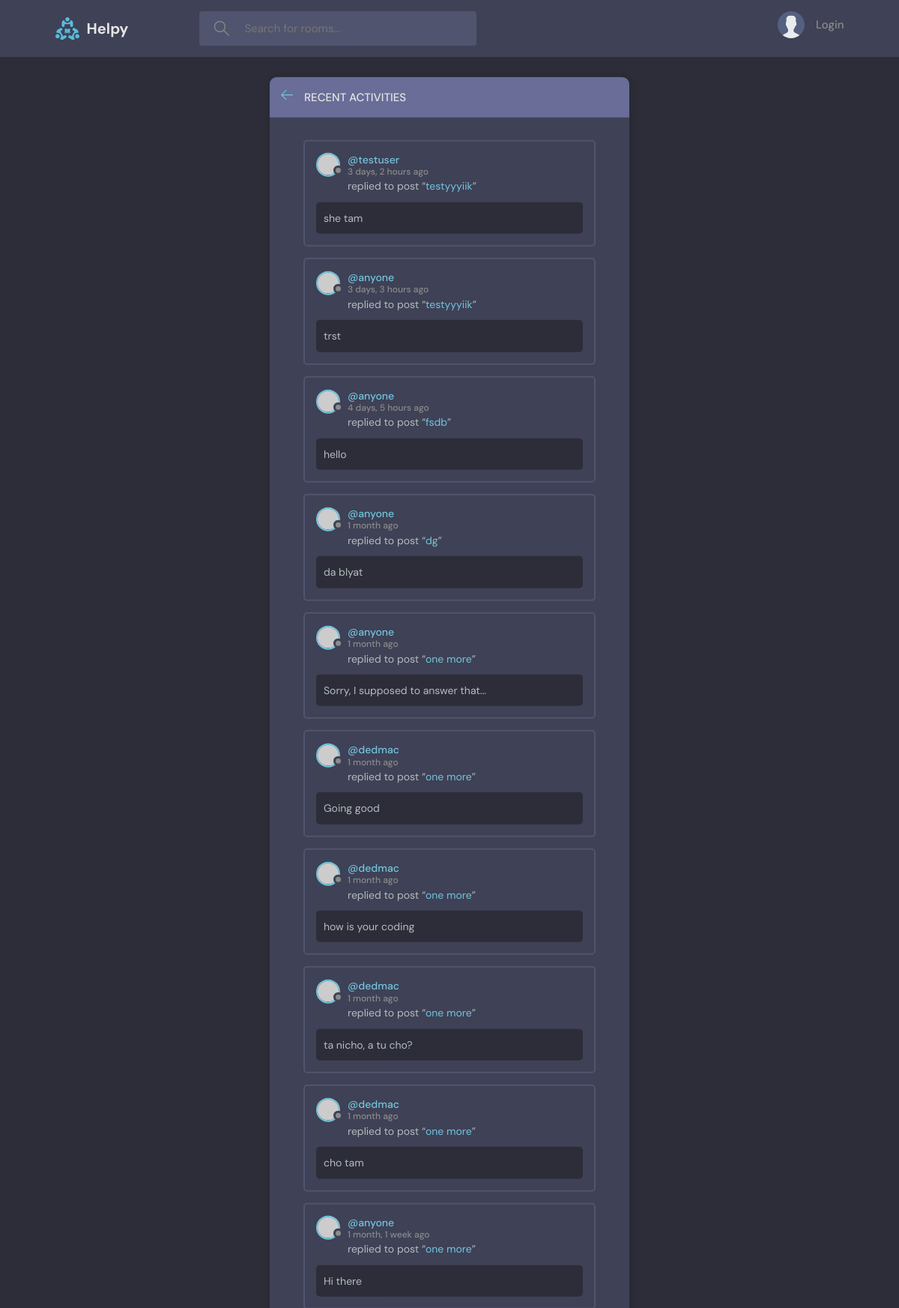
The page /rooms/activity/ on the database its author committed.
### rooms/models.py (models this page shows, shortened)
class Message(models.Model):
    user = models.ForeignKey(User, on_delete=models.CASCADE)
    room = models.ForeignKey(Room, on_delete=models.CASCADE)
    text = models.TextField()
    created = models.DateTimeField(auto_now=False, auto_now_add=True)
    updated = models.DateTimeField(auto_now=True, auto_now_add=False)
    def __str__(self):
        return self.text[:50]

class Room(models.Model):
    host = models.ForeignKey(User, on_delete=models.SET_NULL, null=True)
    name = models.CharField(max_length=200)
    topic = models.ForeignKey(Topic, on_delete=models.SET_NULL, null=True)
    description = models.TextField(null=True, blank=True)
    participants = models.ManyToManyField(User, related_name="participants")
    created = models.DateTimeField(auto_now=False, auto_now_add=True)
    updated = models.DateTimeField(auto_now=True, auto_now_add=False)
    def __str__(self) -> str:
        return self.name
    def get_absolute_url(self):
        return reverse("rooms-detail", kwargs={"pk": self.pk})
    class Meta:
        ordering = ["-updated", "-created"]

### rooms/views.py (the view)
# urls.py: path("activity/", views.activities_list_view, name="activity-list"),
def activities_list_view(request):
    q = request.GET.get("q") or ""
    messages = Message.objects.filter(
        Q(user__username__icontains=q)
        | Q(text__icontains=q)
        | Q(room__topic__name__icontains=q)
    ).order_by("-updated", "-created")
    context = {"activity": messages}
    return render(request, "activity.html", context)

### templates/activity.html (shortened to what this page needs)
{% extends "main.html" %}
{% block content %}
<main class="layout">
  <div class="container">
    <div class="layout__box">
      <div class="layout__boxHeader">
        <div class="layout__boxTitle">
          <a href="{% url 'rooms-list' %}">
            <svg version="1.1" xmlns="http://www.w3.org/2000/svg" width="32" height="32" viewBox="0 0 32 32">
              <title>arrow-left</title>
              <path
                d="M13.723 2.286l-13.723 13.714 13.719 13.714 1.616-1.611-10.96-10.96h27.625v-2.286h-27.625l10.965-10.965-1.616-1.607z">
              </path>
              </path>
            </svg>
          </a>
          <h3>Recent Activities</h3>
        </div>
      </div>
      <div class="activities-page layout__body">
        {% for message in activity %}
        <div class="activities__box">
          <div class="activities__boxHeader roomListRoom__header">
            <a href="{% url 'profile' message.user.id %}" class="roomListRoom__author">
              <div class="avatar avatar--small">
                <img src="https://randomuser.me/api/portraits/women/11.jpg" />
              </div>
              <p>
                @{{ message.user }}
                <span>{{ message.created|timesince }} ago</span>
              </p>
            </a>
          </div>
          <div class="activities__boxContent">
            <p>replied to post “<a href="{{message.room.get_absolute_url}}">{{ message.room }}</a>”</p>
            <div class="activities__boxRoomContent">
              <p>{{ message }}</p>
            </div>
          </div>
        </div>
        {% endfor %}
      </div>
    </div>
  </div>
</main>
{% endblock content %}

### static/styles/style.css (style rules this page uses)
:root { --color-main: #71c6dd; --color-main-light: #e1f6fb; --color-dark: #3f4156; --color-dark-medium: #51546e; --color-dark-light: #696d97; --color-light: #e5e5e5; --color-gray: #8b8b8b; --color-light-gray: #b2bdbd; --color-bg: #2d2d39; --color-success: #5dd693; --color-error: #fc4b0b; }
* { font-family: "DM Sans", -apple-system, BlinkMacSystemFont, "Segoe UI", Roboto, Oxygen, Ubuntu, Cantarell, "Open Sans", "Helvetica Neue", sans-serif; margin: 0; padding: 0; box-sizing: border-box; text-rendering: optimizeLegibility; font-size: inherit; }
html { font-size: 56.25%; }
@media only screen and (min-width: 1200px) { html { font-size: 62.5%; } }
body { line-height: 1.6; font-weight: 400; font-size: 1.5rem; color: var(--color-light-gray); background-color: var(--color-bg); min-height: 100vh; }
img { width: 100%; }
a { display: inline-block; color: var(--color-main); text-decoration: none; }
.container { max-width: 120rem; width: 90%; margin: auto; }
.avatar { position: relative; display: inline-block; border-radius: 50%; border: 2px solid var(--color-main); }
.avatar img { display: block; border-radius: 50%; object-fit: cover; object-position: center; }
.avatar::after { content: ""; display: block; position: absolute; background-color: var(--color-gray); z-index: 111; border-radius: 50%; border: 0.3rem solid var(--color-dark); }
.avatar.avatar--small img { width: 2.8rem; height: 2.8rem; }
.avatar.avatar--small:after { width: 0.7rem; height: 0.7rem; bottom: 0px; right: -6px; }
.layout { margin-top: 2.4rem; }
.layout > .container { display: flex; justify-content: space-between; align-items: flex-start; }
.layout__box { width: 90%; max-width: 48rem; min-height: 40rem; position: absolute; top: 50%; left: 50%; transform: translate(-50%, -46%); background-color: var(--color-dark); border-radius: 1rem; box-shadow: 1px 1px 6px 3px rgba(0, 0, 0, 0.1); overflow: hidden; }
.layout__boxHeader { display: flex; padding: 1.5rem; background-color: var(--color-dark-light); }
.layout__boxTitle { display: flex; gap: 1.5rem; align-items: center; }
.layout__boxTitle h3 { text-transform: uppercase; font-weight: 500; color: var(--color-light); }
.layout__boxTitle svg { width: 1.6rem; height: 1.6rem; fill: var(--color-main); }
.layout__body { margin: 3rem; }
.roomListRoom__header { display: flex; justify-content: space-between; align-items: center; }
.roomListRoom__author { font-weight: 500; display: flex; align-items: center; gap: 1rem; }
.activities__box { margin: 1.5rem; padding: 1.5rem; border: 2px solid var(--color-dark-medium); border-radius: 5px; }
.activities__boxHeader p { font-size: 1.4rem; line-height: 1.3; }
.activities__boxHeader p span { color: var(--color-gray); font-size: 1.2rem; display: block; }
.activities__boxContent { margin-left: 4.2rem; }
.activities__boxContent { font-size: 1.4rem; }
.activities__boxRoomContent { background: var(--color-bg); padding: 1rem; border-radius: 5px; margin-top: 1rem; margin-left: -4.2rem; }

### rows shown on the page
Message: user "testuser", created "3 days, 2 hours", room "testyyyiik", text "she tam"
Message: user "anyone", created "3 days, 3 hours", room "testyyyiik", text "trst"
Message: user "anyone", created "4 days, 5 hours", room "fsdb", text "hello"
Message: user "anyone", created "1 month", room "dg", text "da blyat"
Message: user "anyone", created "1 month", room "one more", text "Sorry, I supposed to answer that..."
Message: user "dedmac", created "1 month", room "one more", text "Going good"
Message: user "dedmac", created "1 month", room "one more", text "how is your coding"
Message: user "dedmac", created "1 month", room "one more", text "ta nicho, a tu cho?"
Message: user "dedmac", created "1 month", room "one more", text "cho tam"
Message: user "anyone", created "1 month, 1 week", room "one more", text "Hi there"
